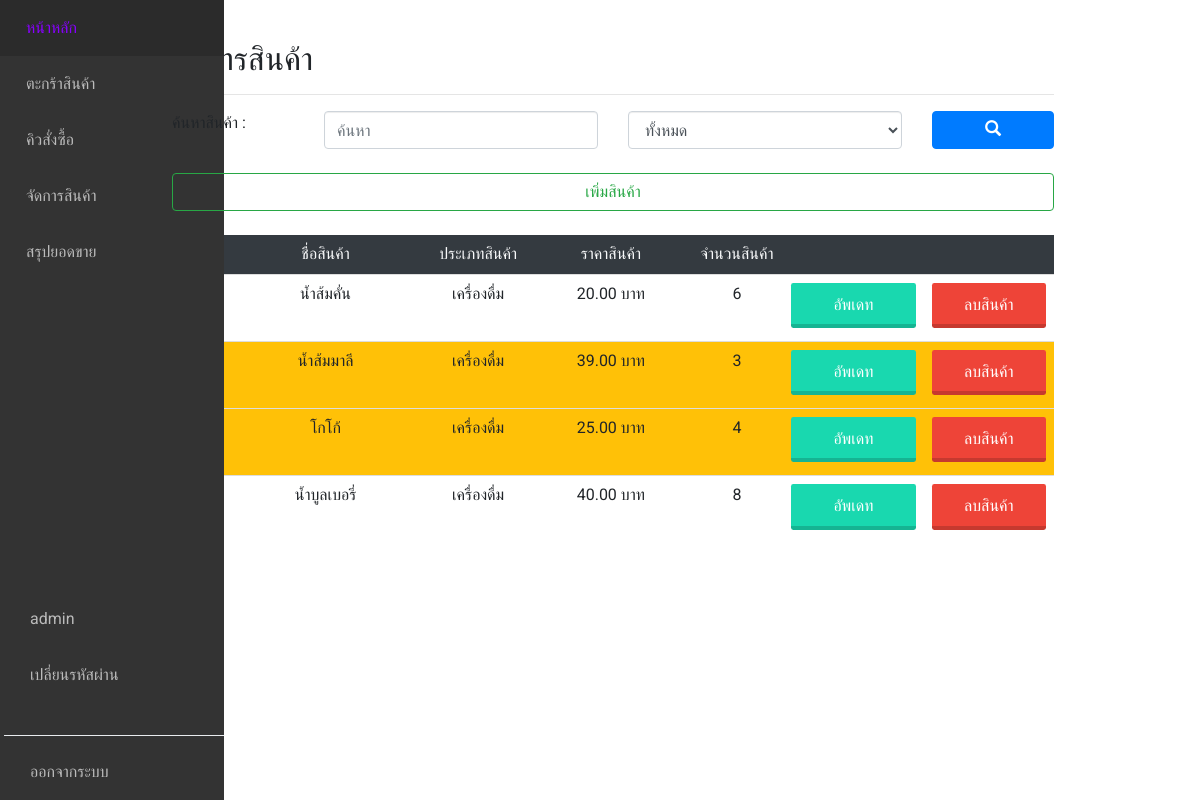
Page /manage/ (signed in) on the committed database.
### main/models.py (models this page shows, shortened)
class Product(models.Model):
    type = models.ForeignKey(Type, on_delete=models.PROTECT,null=True)
    name = models.CharField(max_length=255)
    description = models.CharField(max_length=255,null=True)
    price = models.FloatField()
    stock = models.IntegerField()
    picture = models.ImageField(default='product_pic/default.png',upload_to='product_pic',null=True,blank=True)

class Type(models.Model):
    type_name = models.CharField(max_length=255)

### manage/views.py (the view)
# urls.py: path('', views.manage, name='manage'),
@login_required
@permission_required('main.view_product')
def manage(request):    #หน้าจัดการสินค้า
    product = Product.objects.all()
    type = Type.objects.all()
    searchtype = request.GET.get('sel','')
    searchtxt = request.GET.get('search','')
    if searchtxt:
        product = product.filter(name__icontains=searchtxt)
    if searchtype > '0':
        product = product.filter(type_id=searchtype)
    context = {
        'product' : product,
        'type' : type,
        'searchtxt' : searchtxt
    }
    return render(request, 'manage/manage.html', context=context)

### manage/templates/manage/manage.html (shortened to what this page needs)
{% extends 'base.html' %}
{% block content %}
<body>
  <div class="container">
    <h2>จัดการสินค้า</h2>
    <hr>
    <form method="GET" action="{% url 'manage' %}">
      <div class="row">
        <div class="col-sm-2">
          <label>ค้นหาสินค้า :</label>
        </div>
        <div class="col-sm-4">
          <input type="text" name="search" value="{{searchtxt}}" placeholder="ค้นหา" class="form-control col">
        </div>
        <div class="col-sm-4">
          <select name="sel" id="" class="form-control col">
            <option value="0">ทั้งหมด</option>
          </select>
        </div>
        <div class="col">
          <button type="submit" class="btn btn-primary col"><span class="glyphicon glyphicon-search"></button>
        </div>
      </div><br>
      <div class="row">
        <div class="col">
          <a href="{% url 'addpd'%}">
            <div class="btn btn-outline-success col">เพิ่มสินค้า</div>
          </a>
        </div>
      </div>
    </form><br>
      <table class="table table-bordered-primary text-center">
        <thead class="bg-dark text-light">
          <tr>
            <td>รหัส</td>
            <td>ชื่อสินค้า</td>
            <td>ประเภทสินค้า</td>
            <td>ราคาสินค้า</td>
            <td>จำนวนสินค้า</td>
            <td></td>
            <td></td>
          </tr>
        </thead>
        <tbody>
        {% for p in product %}
          {% if p.stock < 5%}
            <tr class='bg-warning'>
          {% else %}
            <tr>
          {% endif %}
            <td width='30'>{{ p.id }}</td>
            <td width='150'>{{ p.name }}</td>
            <td width='80'>{{ p.type.type_name }}</td>
            <td width='120'>{{ p.price|stringformat:".2f" }} บาท</td>
            <td width='70'>{{ p.stock }}</td>
            <td width='20'>
              <a href="{% url 'pup' product_id=p.id %}">
                <div class="buttonbluegreen col">อัพเดท</div>
              </a>
            </td>
            <td width='20'>
              <a href="{% url 'del_product' product_id=p.id %}">
                <div class="buttonred col">ลบสินค้า</div>
              </a>
            </td>
          </tr>
          {% empty %}
          <tr><td colspan='7'>ไม่พบสินค้า</td></tr>
          {% endfor %}
        </tbody>
      </table>
  </div>
</body>
{% endblock %}

### templates/base.html (shortened to what this page needs)
<!DOCTYPE html>
{% load static %}
<html lang="pt-BR">
	<head>
		<link
			rel="stylesheet"
			href="https://cdn.materialdesignicons.com/4.9.95/css/materialdesignicons.min.css"
		/>
		<link
			rel="stylesheet"
			href="https://cdn.materialdesignicons.com/4.9.95/css/materialdesignicons.min.css"
		/>
   		<link href="https://cdnjs.cloudflare.com/ajax/libs/twitter-bootstrap/4.1.3/css/bootstrap.min.css" rel="stylesheet">
		<link href="//maxcdn.bootstrapcdn.com/bootstrap/4.0.0/css/bootstrap.min.css" rel="stylesheet" id="bootstrap-css">
		<link rel="stylesheet" href="https://use.fontawesome.com/releases/v5.0.8/css/all.css">
		<link href="//maxcdn.bootstrapcdn.com/bootstrap/3.3.0/css/bootstrap.min.css" rel="stylesheet" id="bootstrap-css">
		<link href="{% static 'css2/style.css'%}" rel="stylesheet" type="text/css"/>
        <link rel="stylesheet" type="text/css" href="{% static 'css/bootstrap.css'%}">
		<link rel="stylesheet" type="text/css" href="{% static 'css/styles.css'%}">
		<link rel="stylesheet" type="text/css" href="{% static 'css/sidebar.css'%}">
		<link rel="stylesheet" type="text/css" href="{% static 'css/button.css'%}">
	</head>
	<body>
		<aside class="sidebar">
			<nav>
				<ul class="sidebar__nav">
					<li>
						<a href="{% url 'index' %}" class="sidebar__nav__link">
							<span class="sidebar__nav__text">หน้าหลัก</span>
						</a>
					</li>
                    <li>
						<a href="{% url 'basket' %}" class="sidebar__nav__link">
							<span class="sidebar__nav__text">ตะกร้าสินค้า</span>
						</a>
					</li>
                    {% if request.user.is_staff %}
					<li>
						<a href="{% url 'queue' %}" class="sidebar__nav__link">
							<span class="sidebar__nav__text">คิวสั่งซื้อ</span>
						</a>
					</li>
					<li>
						<a href="{% url 'manage' %}" class="sidebar__nav__link">
							<span class="sidebar__nav__text">จัดการสินค้า</span>
						</a>
					</li>
					<li>
						<a href="{% url 'allreport' filter_select='all' %}" class="sidebar__nav__link">
							<span class="sidebar__nav__text">สรุปยอดขาย</span>
						</a>
					</li>
                    {% endif %}
                    <li class="nav-item dropdown pl-1">
                        {% if request.user.is_active %}
                            <a class="nav-link sidebar__nav__link" id="navbarDropdown" aria-haspopup="false" aria-expanded="false">
								<span class="sidebar__nav__text">{{request.user}}</span>
                            </a>
								<a class="nav-link sidebar__nav__link" href="{% url 'changepassword' %}"><span class="sidebar__nav__text">เปลี่ยนรหัสผ่าน</span></a>
								<span class="sidebar__nav__text"><div class="dropdown-divider"></div></span>
								<a class="nav-link sidebar__nav__link" href="{% url 'logout' %}"><span class="sidebar__nav__text">ออกจากระบบ</span></a>
                        </li>
                        {% else %}
							<a href="{% url 'login' %}" class="sidebar__nav__link">
								<i class="mdi mdi-account"></i>
								<span class="sidebar__nav__text">เข้าสู่ระบบ</span>
							</a>
                        {% endif %}
				</ul>
			</nav>
		</aside>
		<div class="container">
            <main class="main">
            {% block content %}
            {% endblock %}
            </main>
    </div>
	</body>
</html>

### static/css2/style.css (style rules this page uses)
html,body,div,span,applet,object,iframe,h1,h2,h3,h4,h5,h6,p,blockquote,pre,a,abbr,acronym,address,big,cite,code,del,dfn,em,img,ins,kbd,q,s,samp,small,strike,strong,sub,sup,tt,var,b,u,i,dl,dt,dd,ol,nav ul,nav li,fieldset,form,label,legend,table,caption,tbody,tfoot,thead,tr,th,td,article,aside,canvas,details,embed,figure,figcaption,footer,header,hgroup,menu,nav,output,ruby,section,summary,time,mark,audio,video { margin:0;padding:0;border:0;font-size:100%;font:inherit;vertical-align:baseline; }
article, aside, details, figcaption, figure,footer, header, hgroup, menu, nav, section { display: block; }
ol,ul { list-style:none;margin:0px;padding:0px; }
table { border-collapse:collapse;border-spacing:0; }
a { text-decoration:none; }
body { padding:0; margin:0; font-family: 'Open Sans', sans-serif; }
ul { margin:0; padding:0; }
label { margin:0; font-size:16px }
.main { padding: 50px 0; }

### static/css/styles.css (style rules this page uses)
:root { --sidebar-width: 4.5em; }
body { margin: 0; padding: 0; font-family: 'Roboto'; }
* { outline: none; box-sizing: border-box; }
.main { margin-left: auto; margin-right: auto; max-width: 992px; padding: 2em 1.5em; }
.main h2 { font-size: 2em; margin-top: 0px; }
@media (min-width: 572px) { .main { margin-left: var(--sidebar-width); } }
@media (min-width: 992px) { .main { padding: 2.5em; } }

### static/css/sidebar.css (style rules this page uses)
.sidebar { background-color: #333; position: fixed; transition: width 0.2s ease; }
.sidebar nav { height: 100%; }
.sidebar .sidebar__nav { display: flex; height: 100%; list-style: none; margin: 0; padding: 0; }
.sidebar .sidebar__nav .sidebar__nav__link { align-items: center; color: #bbb; display: flex; padding-left: 20px; text-decoration: none; transition: color 0.2s ease, background-color 0.2s ease; }
.sidebar .sidebar__nav .sidebar__nav__text { display: none; margin-left: 10px; margin-right: auto; white-space: nowrap; }
@media (min-width: 572px) { .sidebar { height: 100vh; left: 0; width: var(--sidebar-width); } }
@media (min-width: 572px) { .sidebar .sidebar__nav { flex-direction: column; } }
@media (min-width: 572px) { .sidebar .sidebar__nav li:last-child { margin-top: auto; } }
@media (min-width: 572px) { .sidebar .sidebar__nav .sidebar__nav__link { padding: 1em; } }

### static/css/button.css (style rules this page uses)
.buttonred { display:inline-block; padding:0.7em 1.4em; margin:0 0.3em 0.3em 0; border-radius:0.15em; box-sizing: border-box; text-decoration:none; font-family:'Roboto',sans-serif; text-transform:uppercase; font-weight:400; color:#FFFFFF; background-color:#ee4438; box-shadow:inset 0 -0.6em 0 -0.35em rgba(0,0,0,0.17); text-align:center; position:relative; }
.buttonbluegreen { display:inline-block; padding:0.7em 1.4em; margin:0 0.3em 0.3em 0; border-radius:0.15em; box-sizing: border-box; text-decoration:none; font-family:'Roboto',sans-serif; text-transform:uppercase; font-weight:400; color:#FFFFFF; background-color:#19d8af; box-shadow:inset 0 -0.6em 0 -0.35em rgba(0,0,0,0.17); text-align:center; position:relative; }

### rows in the picture
Product: name "น้ำส้มคั่น", type.type_name "เครื่องดื่ม", price "20.00", stock "6"
Product: name "น้ำส้มมาลี", type.type_name "เครื่องดื่ม", price "39.00", stock "3"
Product: name "โกโก้", type.type_name "เครื่องดื่ม", price "25.00", stock "4"
Product: name "น้ำบูลเบอรี่", type.type_name "เครื่องดื่ม", price "40.00", stock "8"

### other values in the picture
{{ request.user }} "admin"
